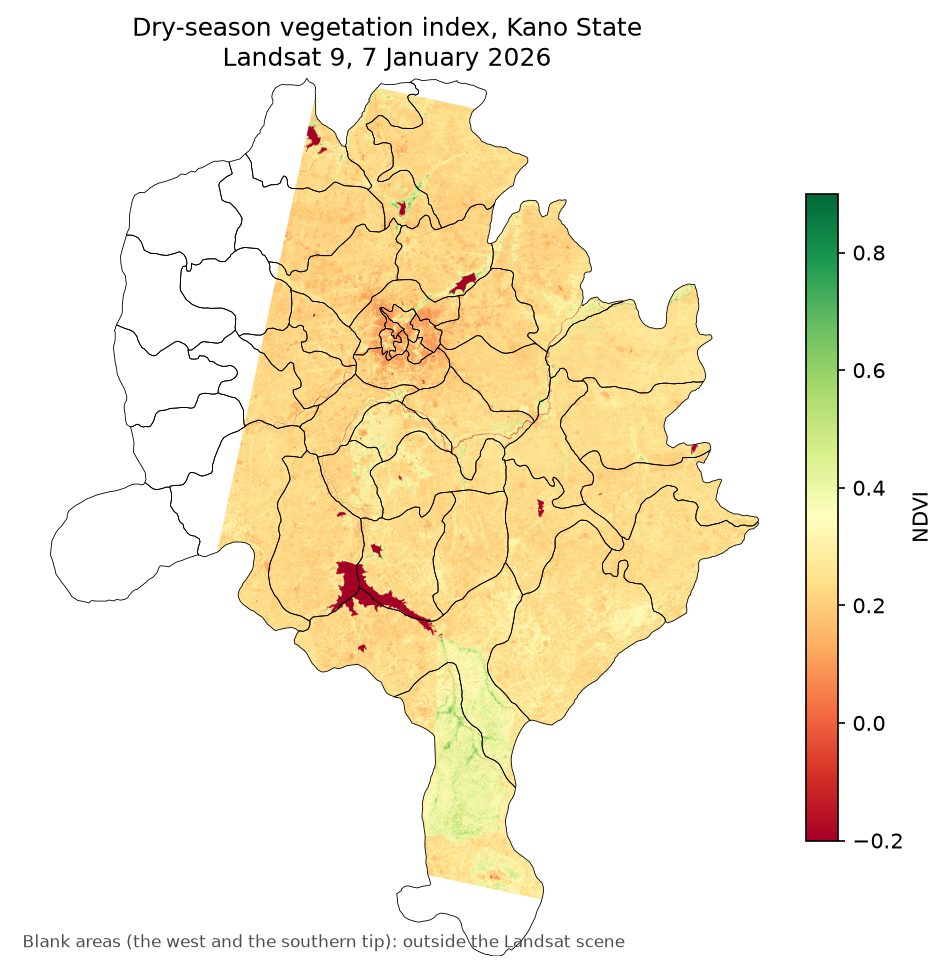

Python code for this plot:
# Week 12 challenge 4: map of Kano's dry-season NDVI with a colour bar.
import geopandas as gpd
import matplotlib.pyplot as plt
import rasterio
from rasterio.mask import mask
from rasterio.plot import plotting_extent

lgas = gpd.read_file("data/processed/nga_snt_analysis_ready.gpkg", layer="adm2_lga")
kano = lgas[lgas["adm1_name"] == "Kano"]

with rasterio.open("data/processed/kano_ndvi.tif") as src:
    kano = kano.to_crs(src.crs)
    # Clip to the state so the map shows Kano, not the whole scene.
    clipped, clipped_transform = mask(
        src, kano.dissolve().geometry, crop=True, filled=False
    )
    extent = plotting_extent(clipped[0], clipped_transform)

fig, ax = plt.subplots(figsize=(8, 8))
image = ax.imshow(clipped[0], cmap="RdYlGn", vmin=-0.2, vmax=0.9, extent=extent)
kano.boundary.plot(ax=ax, color="black", linewidth=0.4)
fig.colorbar(image, ax=ax, label="NDVI", shrink=0.7)
ax.set_title("Dry-season vegetation index, Kano State\nLandsat 9, 7 January 2026")
ax.text(
    0.01, 0.01, "Blank areas (the west and the southern tip): outside the Landsat scene",
    transform=ax.transAxes, fontsize=8, color="0.3",
)
ax.set_axis_off()
fig.savefig("month-03/week-12/my_map.png", dpi=150, bbox_inches="tight")
print("Saved my_map.png")
